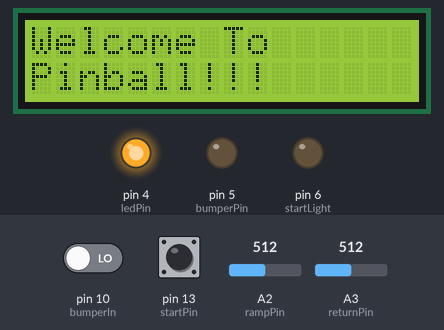
Bench run of a sketch on a simulated Arduino Uno, built with avr-gcc and run on an emulated ATmega328P. Parts: 16×2 character LCD, output pins drawn as LEDs (lit = HIGH). Inputs (shaded band) come from the test bench; at power-on: pin 13 (startPin) LOW, pin 10 (bumperIn) LOW, A3 (returnPin) = 512, A2 (rampPin) = 512.

Above: at 1.2 s.
1.3 s: pin 13 (startPin) pulled HIGH for 3.2 s
At 3.9 s:
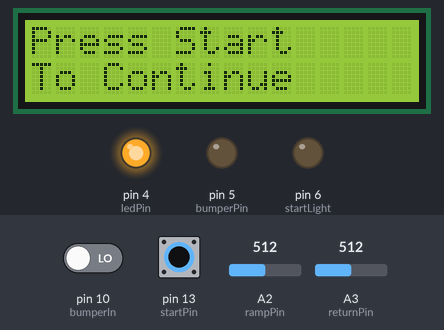
At 5.1 s:
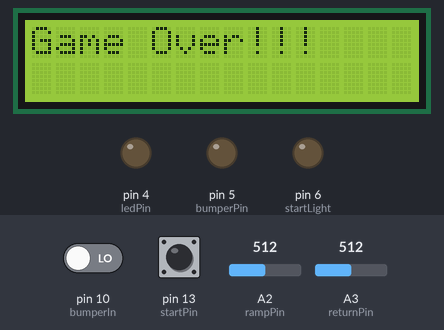
7.5 s: pin 10 (bumperIn) driven HIGH
At 10.4 s:
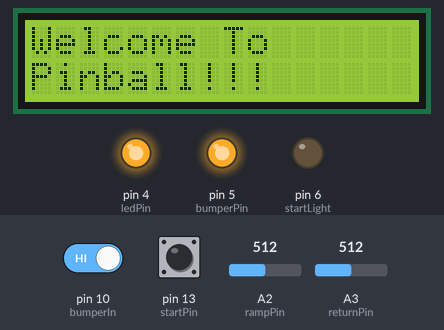
10.5 s: pin 13 (startPin) pulled HIGH for 3.2 s
At 16.4 s:
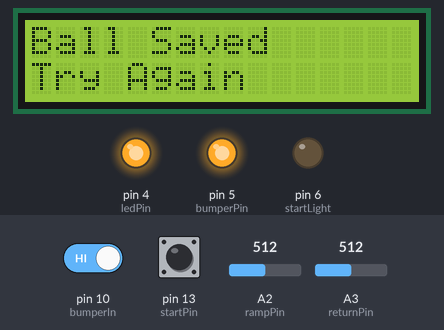
16.7 s: A3 (returnPin) set to 311
19.6 s: A3 (returnPin) set to 291
22.6 s: A2 (rampPin) set to 307
25.0 s: A2 (rampPin) set to 292
Timing chart, 0 to 28.0 s (numbered marks = the images above; inputs shaded):
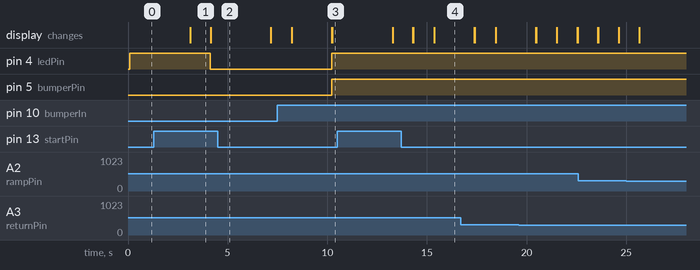

Measured:
- after the input at 1.3 s, pin 4 (ledPin): HIGH → LOW after 2.8 s; pin 6 (startLight): stops changing and stays LOW; the display: first differs from a run without the input after 2.8 s (image 2)
- after the input at 7.5 s, pin 5 (bumperPin): LOW → HIGH after 2.7 s
- after the input at 10.5 s, pin 6 (startLight): stops changing and stays LOW; the display: first differs from a run without the input after 3.8 s (image 4 shows a later state)
- what the display in image 1 shows lasts 1.0 s, from 3.1 s to 4.1 s

The sketch:

pinballControl.ino
```cpp
#include <Wire.h> // Library for I2C communication
#include <LiquidCrystal_I2C.h> // Library for LCD
// Wiring: SDA pin is connected to A4 and SCL pin to A5.
// Connect to LCD via I2C, default address 0x27 (A0-A2 not jumpered)
LiquidCrystal_I2C lcd = LiquidCrystal_I2C(0x27, 16, 2);
// Change to (0x27,20,4) for 20x4 LCD.

// Values for scoring
const int ledPin = 4;
int points = 0;
int pointCheck = 0;
boolean newGame = true;

// Values for new game
const int startPin = 13;
const int startLight = 6;
boolean lightDim = false;
double startCount = 0;
int lightFlash = 0;

// Values for pop bumpers
int bumperCheck = 0;
const int bumperPin = 5;
const int bumperIn = 10;

// Values for ramp
const int rampPin = A2;
boolean rampCheck = true;

// Values for ball return
const int returnPin = A3;
boolean returnCheck = true;
int ballCount = 1;
double earlyCount = 1200;

void setup() {
  Serial.begin(9600);
  pinMode(startLight, OUTPUT);
  pinMode(bumperPin, OUTPUT);
  pinMode(ledPin, OUTPUT);
  pinMode(bumperIn, INPUT);
  pinMode(rampPin, INPUT);
  pinMode(returnPin, INPUT);
  pinMode(startPin, INPUT);
  lcd.init();
  lcd.backlight();
}

void loop() {

// New game setup
  if (newGame) {
    // New game message 1
    lcd.clear();
    lcd.setCursor(0, 0);
    lcd.print("Welcome To");
    lcd.setCursor(0, 1);
    lcd.print("Pinball!!!");

    digitalWrite(ledPin, HIGH);

    newGame = false;
    delay(3000);

    // Flash message until start is pressed
    lcd.clear();
    lcd.setCursor(0, 0);
    lcd.print("Press Start");
    lcd.setCursor(0, 1);
    lcd.print("To Continue");

    lightFlash = 0;
    startCount = 0;

    while (lightFlash == 0) {
      lightFlash = digitalRead(startPin);
      if (lightDim) {
        digitalWrite(startLight, HIGH);
        startCount = startCount + 1;

        if (startCount >= 33000) {
          lightDim = false;
        }
      } else {
        digitalWrite(startLight, LOW);
        startCount = startCount - 1;

        if (startCount <= 0) {
          lightDim = true;
        }
      }
    }

    digitalWrite(startLight, LOW);

    delay(1000);

    // Display score data
    lcd.clear();
    lcd.setCursor(0, 0);
    lcd.print("Ball: ");
    lcd.setCursor(6, 0);
    lcd.print(ballCount);
    lcd.setCursor(0, 1);
    lcd.print("Score: ");
    lcd.setCursor(8, 1);
    lcd.print(points);

    digitalWrite(ledPin, LOW);
  }

  // Check for reset
  if (digitalRead(startPin) == HIGH) {
    gameReset();
  }

  // Check for ramp score
  if (analogRead(rampPin) >= 300 && rampCheck) {
     points = points + 50;
     bonus();
     scoreUpdate();
     rampCheck = false;
  } else {
    rampCheck = true;
  }

  // Check for ball return
  if (analogRead(returnPin) >= 300 && returnCheck) {
        ballCount = ballCount + 1;
        returnCheck = false;
        if (ballCount >= 4) {
          earlyCount = 1200;
          gameReset();
        } else if (earlyCount > 0) {
          ballCount = ballCount - 1;
          lcd.clear();
          lcd.setCursor(0, 0);
          lcd.print("Ball Saved");
          lcd.setCursor(0, 1);
          lcd.print("Try Again");

          delay(2000);

          scoreUpdate();
        }else {
          earlyCount = 1200;
          sad();
          scoreUpdate();
        }
        earlyCount = 1200;
  } else {
    returnCheck = true;
  }


  // Check if bumper is hit
  int bumperReading = digitalRead(bumperIn);

  if (bumperReading == 1) {
    digitalWrite(bumperPin, HIGH);
    digitalWrite(ledPin, HIGH);

    if (bumperCheck > 10) {
      points = points + 10;
      scoreUpdate();
      bumperCheck = 0;;
    }
  } else if (bumperReading == 0){
    digitalWrite(bumperPin, LOW);
    digitalWrite(ledPin, LOW);
    bumperCheck = bumperCheck + 1;
  }

  //Serial.println(earlyCount);
  if (earlyCount > 0) {
    earlyCount = earlyCount - 1;
  }
}

// Ball return message
void sad() {
  lcd.clear();
  lcd.setCursor(0, 0);
  lcd.print("Ball Lost");

  delay(2000);
}

// Ramp score message
void bonus() {
  lcd.clear();
  lcd.setCursor(0, 0);
  lcd.print("Ramp Bonus!!!");

  delay(1000);
}

// Update LCD
void scoreUpdate() {
  lcd.clear();
  lcd.setCursor(0, 0);
  lcd.print("Ball: ");
  lcd.setCursor(6, 0);
  lcd.print(ballCount);
  lcd.setCursor(0, 1);
  lcd.print("Score: ");
  lcd.setCursor(8, 1);
  lcd.print(points);
}

// Start new game
void gameReset() {
  lcd.clear();
  lcd.setCursor(0, 0);
  lcd.print("Game Over!!!");

  delay(3000);

  points = 0;
  ballCount = 1;
  newGame = true;
}
```
